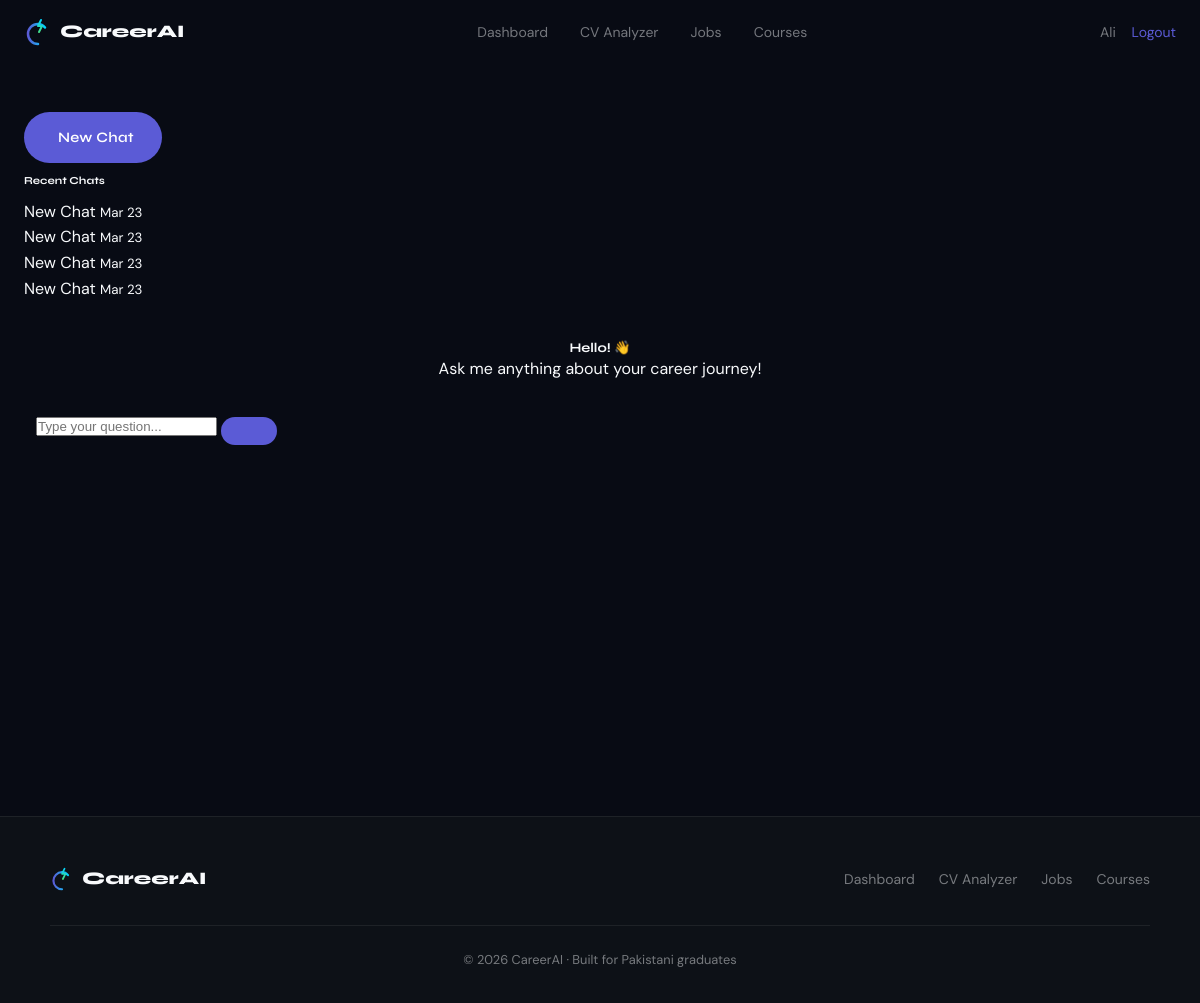
The page /chatbot/chat/2/ (signed in) on the database as committed earlier.
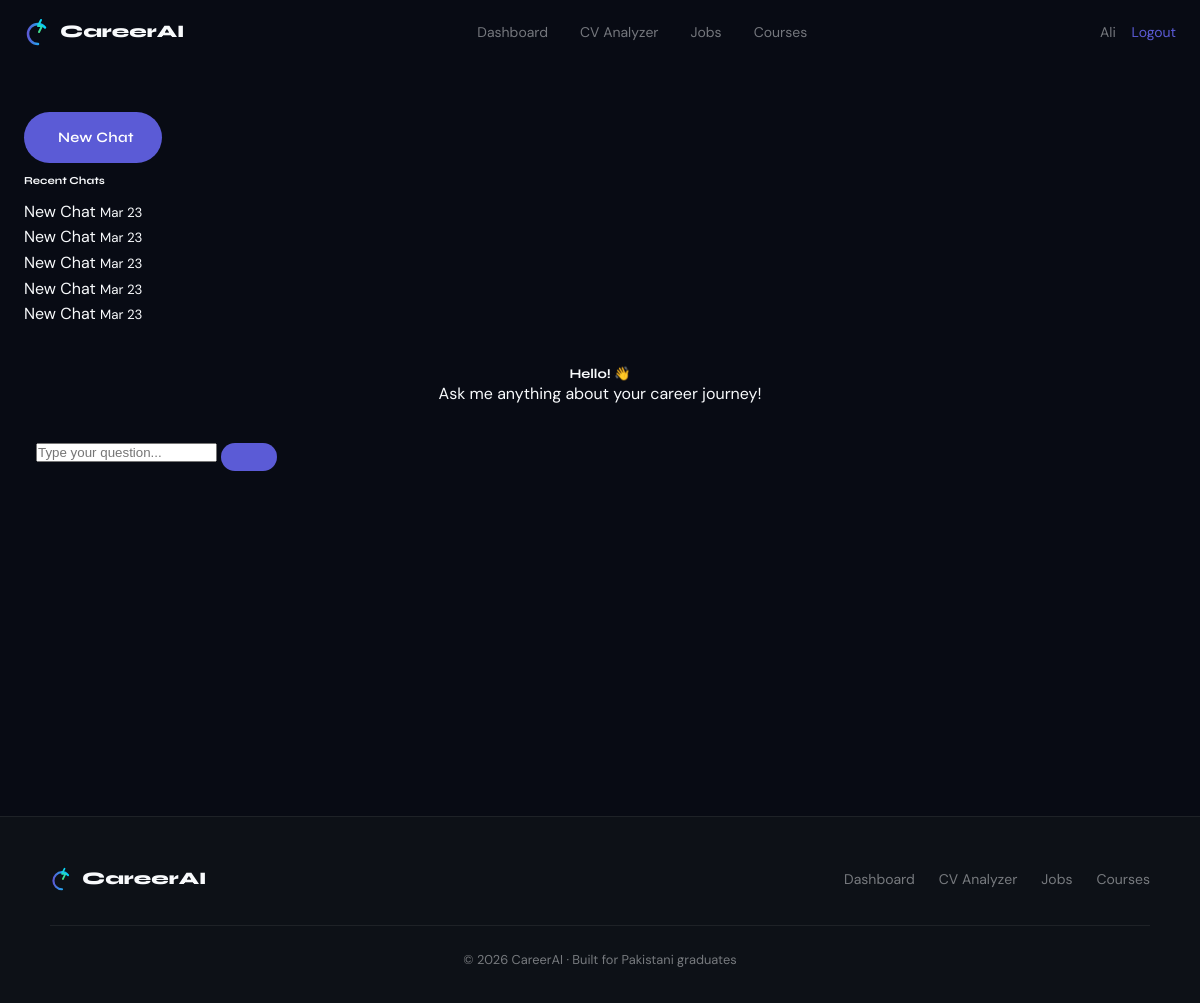
The same page on the database as committed later.
### chatbot/models.py (models this page shows, shortened)
class ChatSession(models.Model):
    user = models.ForeignKey(User, on_delete=models.CASCADE, related_name='chat_sessions')
    title = models.CharField(max_length=200, default='New Chat')
    is_active = models.BooleanField(default=True)
    created_at = models.DateTimeField(auto_now_add=True)
    updated_at = models.DateTimeField(auto_now=True)
    class Meta:
        db_table = 'chatbot_chat_session'
        ordering = ['-updated_at']

### chatbot/views.py (the view)
# urls.py: path('', views.chat, name='chat'),
@login_required(login_url='login')
@require_http_methods(["GET", "POST"])
def chat(request, session_id=None):
    if session_id:
        session = get_object_or_404(ChatSession, pk=session_id, user=request.user)
    else:
        session = ChatSession.objects.create(user=request.user)
        return redirect('chat_detail', session_id=session.pk)
    if request.method == 'POST':
        form = ChatMessageForm(request.POST)
        if form.is_valid():
            user_message = form.cleaned_data.get('content')
            ChatMessage.objects.create(
                session=session,
                message_type='user',
                content=user_message
            )
            bot_response, intent, confidence = generate_bot_response(user_message, request.user)
            ChatMessage.objects.create(
                session=session,
                message_type='bot',
                content=bot_response,
                intent=intent,
                confidence_score=confidence
            )
            session.updated_at = timezone.now()
            session.save(update_fields=['updated_at'])
            return redirect('chat_detail', session_id=session.pk)
    else:
        form = ChatMessageForm()
    messages_list = session.messages.all()
    context = {
        'session': session,
        'messages': messages_list,
        'form': form,
    }
    return render(request, 'chatbot/chat.html', context)

### chatbot/forms.py
class ChatMessageForm(forms.ModelForm):
    class Meta:
        model = ChatMessage
        fields = ['content']
        widgets = {
            'content': forms.TextInput(attrs={
                'class': 'form-control',
                'placeholder': 'Type your question...',
                'autocomplete': 'off'
            })
        }

### templates/chatbot/chat.html (shortened to what this page needs)
{% extends 'base.html' %}
{% load static %}
{% block content %}
<div class="container-fluid mt-4">
    <div class="row" style="height: 80vh;">
        <div class="col-md-3 border-end d-flex flex-column">
            <a href="{% url 'chat' %}" class="btn btn-primary mb-3">
                 New Chat
            </a>
            <div style="overflow-y: auto; flex: 1;">
                <h6 class="mb-3">Recent Chats</h6>
                {% for session in user.chat_sessions.all|slice:":10" %}
                    <div class="list-group-item {% if session.id == session.id %}active{% endif %}">
                        <a href="{% url 'chat_detail' session.id %}" class="text-decoration-none">
                            {{ session.title|truncatewords:5 }}
                        </a>
                        <small class="text-muted d-block">{{ session.updated_at|date:"M d" }}</small>
                    </div>
                {% endfor %}
            </div>
        </div>
        <div class="col-md-9 d-flex flex-column">
            <div style="flex: 1; overflow-y: auto; padding: 20px;">
                {% if messages %}
                    {% for message in messages %}
                        <div class="mb-3">
                            {% if message.message_type == 'user' %}
                                <div class="text-end">
                                    <div class="badge bg-primary d-inline-block" style="max-width: 80%;">
                                        {{ message.content }}
                                    </div>
                                </div>
                            {% else %}
                                <div class="text-start">
                                    <div class="badge bg-light text-dark d-inline-block" style="max-width: 80%;">
                                        {{ message.content|linebreaks }}
                                    </div>
                                    {% if user.is_authenticated %}
                                        <div class="small mt-2">
                                            <button class="btn btn-link btn-sm p-0" data-message-id="{{ message.id }}">
                                                <i class="fas fa-thumbs-up"></i>
                                            </button>
                                            <button class="btn btn-link btn-sm p-0" data-message-id="{{ message.id }}">
                                                <i class="fas fa-thumbs-down"></i>
                                            </button>
                                        </div>
                                    {% endif %}
                                </div>
                            {% endif %}
                        </div>
                    {% endfor %}
                {% else %}
                    <div class="text-center mt-5">
                        <h5>Hello! 👋</h5>
                        <p class="text-muted">Ask me anything about your career journey!</p>
                    </div>
                {% endif %}
            </div>
            <div class="border-top p-3">
                <form method="POST" class="d-flex gap-2">
                    {{ form.content }}
                    <button type="submit" class="btn btn-primary">
                    </button>
                </form>
            </div>
        </div>
    </div>
</div>
{% endblock %}

Rows that differ between the two databases and show on the page:
added ChatSession: title "New Chat", updated_at "Mar 23"
